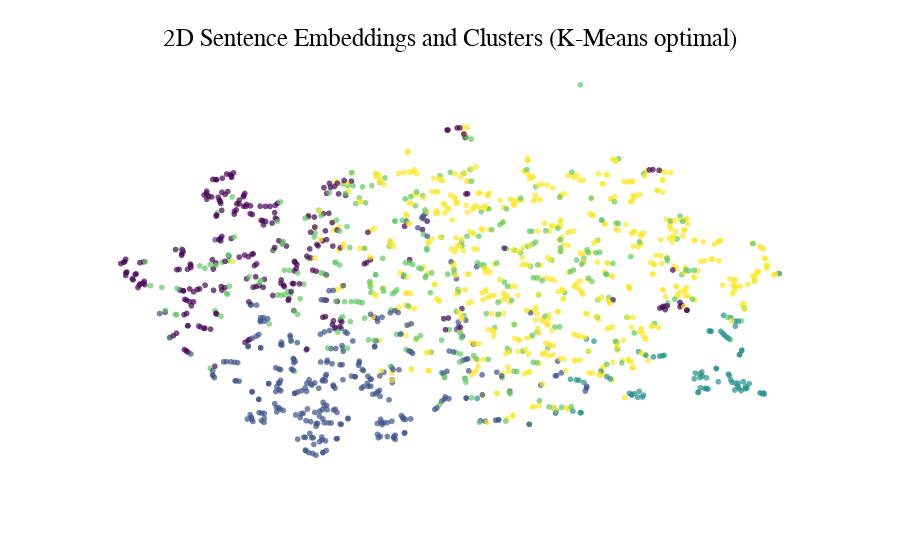

Notebook cell for this chart:
### Code cell
# Créer un graphique dynamique avec Plotly
fig = px.scatter(
    df[['content', 'embedding_prop_x', 'embedding_prop_y', 'cluster_label_best', 'best_top_15_words']], 
    x='embedding_prop_x', 
    y='embedding_prop_y', 
    hover_name='content',
    hover_data={'best_top_15_words': True},
    color='cluster_label_best', 
    color_continuous_scale='Viridis',  # Choisir une palette de couleurs
    range_color=[0, df['cluster_label_best'].max()],  # Définir la plage de couleurs en fonction des étiquettes de cluster
    labels={'cluster_label_best': 'Cluster Label'},  # Renommer l'étiquette de la légende
    color_continuous_midpoint=int(df['cluster_label_best'].max() / 2),  # Point médian de la palette de couleurs
    opacity=0.7
)
fig.update_traces(textposition='top center', showlegend=False)
fig.update_xaxes(visible=False)
fig.update_yaxes(visible=False)
fig.update_layout(
    title=dict(
        text='2D Sentence Embeddings and Clusters (K-Means optimal)',
        font=dict(
            size=25,
            color="black",
            family="Arial"
        ),
        xanchor="center",
        yanchor="top",
        x=0.5,
        y=0.95
    ),
    template='simple_white',
    hoverlabel_font_size=16,
    coloraxis_showscale=False,
)

fig.show()

### Figure 1 — Plotly figure (JSON) as saved in the notebook; plotly's stock layout.template omitted (floating-point values rounded to 4 significant figures; data arrays with more than 128 entries replaced by an {"elided": "..."} marker saying what was removed)
{"data": [{"customdata": {"elided": "1493x1x15 str values"}, "hovertemplate": "<b>%{hovertext}</b><br><br>embedding_prop_x=%{x}<br>embedding_prop_y=%{y}<br>best_top_15_words=%{customdata[0]}<br>Cluster Label=%{marker.color}<extra></extra>", "hovertext": {"elided": "1493 str values"}, "legendgroup": "", "marker": {"color": {"elided": "1493 int values"}, "coloraxis": "coloraxis", "opacity": 0.7, "symbol": "circle"}, "mode": "markers", "name": "", "showlegend": false, "textposition": "top center", "type": "scattergl", "x": {"elided": "1493 float values"}, "xaxis": "x", "y": {"elided": "1493 float values"}, "yaxis": "y"}], "layout": {"coloraxis": {"cmax": 4, "cmid": 2, "cmin": 0, "colorbar": {"title": {"text": "Cluster Label"}}, "colorscale": [[0, "#440154"], [0.1111, "#482878"], [0.2222, "#3e4989"], [0.3333, "#31688e"], [0.4444, "#26828e"], [0.5556, "#1f9e89"], [0.6667, "#35b779"], [0.7778, "#6ece58"], [0.8889, "#b5de2b"], [1, "#fde725"]], "showscale": false}, "hoverlabel": {"font": {"size": 16}}, "legend": {"tracegroupgap": 0}, "margin": {"t": 60}, "title": {"font": {"color": "black", "family": "Arial", "size": 25}, "text": "2D Sentence Embeddings and Clusters (K-Means optimal)", "x": 0.5, "xanchor": "center", "y": 0.95, "yanchor": "top"}, "xaxis": {"anchor": "y", "domain": [0, 1], "title": {"text": "embedding_prop_x"}, "visible": false}, "yaxis": {"anchor": "x", "domain": [0, 1], "title": {"text": "embedding_prop_y"}, "visible": false}}}
